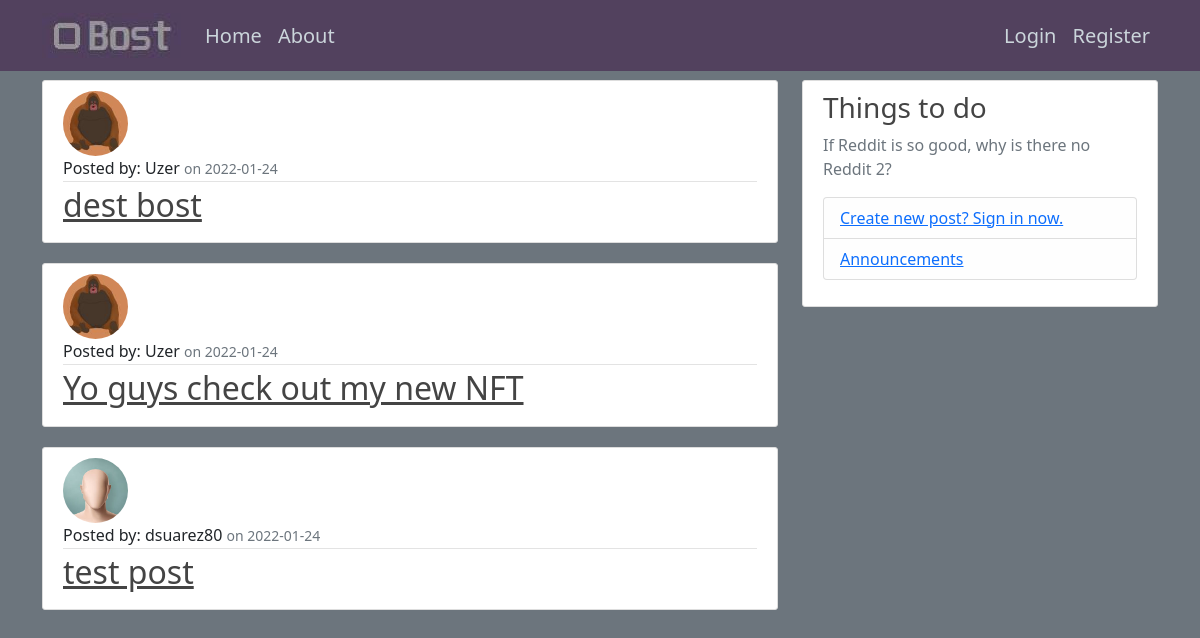
The page /home on the database its author committed.
### flaskblog/models.py (models this page shows, shortened)
class Post(db.Model):
    id = db.Column(db.Integer, primary_key = True)
    title = db.Column(db.String(100), nullable = False)
    date_posted = db.Column(db.DateTime, nullable = False, default = datetime.utcnow)
    content = db.Column(db.Text, nullable = False)
    content_image = db.Column(db.String(20), nullable = True)
    user_id = db.Column(db.Integer, db.ForeignKey('user.id'), nullable = False)

class User(db.Model, UserMixin):
    id = db.Column(db.Integer, primary_key = True)
    username = db.Column(db.String(20), unique = True, nullable = False)
    email = db.Column(db.String(120), unique = True, nullable = False)
    image_file = db.Column(db.String(20), nullable = False, default = "default.jpg")
    password = db.Column(db.String(60), nullable = False)
    posts = db.relationship("Post", backref = "author", lazy = True)

### flaskblog/routes.py (the view)
@app.route("/")
@app.route("/home")
def home():
    posts = Post.query.all()
    return render_template('home.html', posts=posts)

### flaskblog/templates/home.html
{% extends "layout.html" %}
{% block content %}
    {% for post in posts %}
        <article class="media content-section">
            <img class="rounded-circle article-img" src="{{ url_for('static', filename='profile_pics/' + post.author.image_file) }}">
            <div class="media-body">
            <div class="article-metadata">
                {% if current_user.is_authenticated and post.author == current_user %}
                    <span class="mr-2">Posted by: You!</span>
                {% else %}
                    <span class="mr-2">Posted by: {{ post.author.username }}</span>
                {% endif %}
                <small class="text-muted">on {{ post.date_posted.strftime('%Y-%m-%d') }}</small>
            </div>
            <h2><a class="article-title" href="{{ url_for('post', post_id = post.id) }}">{{ post.title }}</a></h2>
            </div>
        </article>
    {% endfor %}
{% endblock content %}

### flaskblog/templates/layout.html (shortened to what this page needs)
<!DOCTYPE html>
<head>
    <link href="https://cdn.jsdelivr.net/npm/bootstrap@5.1.3/dist/css/bootstrap.min.css" rel="stylesheet">
    <link rel="stylesheet" type="text/css" href="{{url_for('static', filename='main.css')}}">
</head>
<body class="bg-secondary text-dark">
    <header class="site-header">
        <nav class="navbar navbar-expand-md navbar-dark bg-steel fixed-top">
          <div class="container">
            <a class="navbar-brand mr-4" href="/">
              <img src="{{ url_for('static', filename='assets/logo.jpg') }}" alt="Bost">
            </a>
            <div class="collapse navbar-collapse" id="navbarToggle">
              <div class="navbar-nav me-auto h5">
                <a class="nav-item nav-link" href="{{url_for('home')}}">Home</a>
                <a class="nav-item nav-link" href="{{url_for('about')}}">About</a>
              </div>
              <div class="navbar-nav h5">
                {% if current_user.is_authenticated %}
                  <a class="nav-item nav-link" href="{{url_for('logout')}}">Logout</a>
                {% else %}
                  <a class="nav-item nav-link" href="{{url_for('login')}}">Login</a>
                  <a class="nav-item nav-link" href="{{url_for('register')}}">Register</a>
                {% endif %}
              </div>
            </div>
          </div>
        </nav>
    </header>
    <main role="main" class="container">
        <div class="row">
          <div class="col-md-8">
            {% block content %}{% endblock %}
          </div>
          <div class="col-md-4">
            <div class="content-section">
              <h3>Things to do</h3>
              <p class='text-muted'>If Reddit is so good, why is there no Reddit 2?
                <ul class="list-group">
                    {% if current_user.is_authenticated %}
                    <li class="list-group-item list-group-item-light">
                      <a href="{{url_for('account')}}">View Your Account</a></li>
                    <li class="list-group-item list-group-item-light">
                      <a href="{{url_for('new_post')}}">Create New Post</a></li>
                    {% else %}
                    <li class="list-group-item list-group-item-light">
                      <a href="{{url_for('login')}}">Create new post? Sign in now.</a></li>
                    {% endif %}
                    <li class="list-group-item list-group-item-light">
                      <a href="{{url_for('announcements')}}">Announcements</a></li>
                </ul>
              </p>
            </div>
          </div>
        </div>
    </main>
</body>
</html>

### flaskblog/static/main.css (style rules this page uses)
body { background: #fafafa; color: #333333; margin-top: 5rem; }
h1, h2, h3, h4, h5, h6 { color: #444444; }
.bg-steel { background-color: #52415e; }
.site-header .navbar-nav .nav-link { color: #cbd5db; }
.content-section { background: #ffffff; padding: 10px 20px; border: 1px solid #dddddd; border-radius: 3px; margin-bottom: 20px; }
.article-title { color: #444444; }
.article-img { height: 65px; width: 65px; margin-right: 16px; }
.article-metadata { padding-bottom: 1px; margin-bottom: 4px; border-bottom: 1px solid #e3e3e3 }

### rows shown on the page
Post: image_file (picture), author.username "Uzer", date_posted "2022-01-24", title "dest bost"
Post: image_file (picture), author.username "Uzer", date_posted "2022-01-24", title "Yo guys check out my new NFT"
Post: image_file (placeholder picture), author.username "dsuarez80", date_posted "2022-01-24", title "test post"
